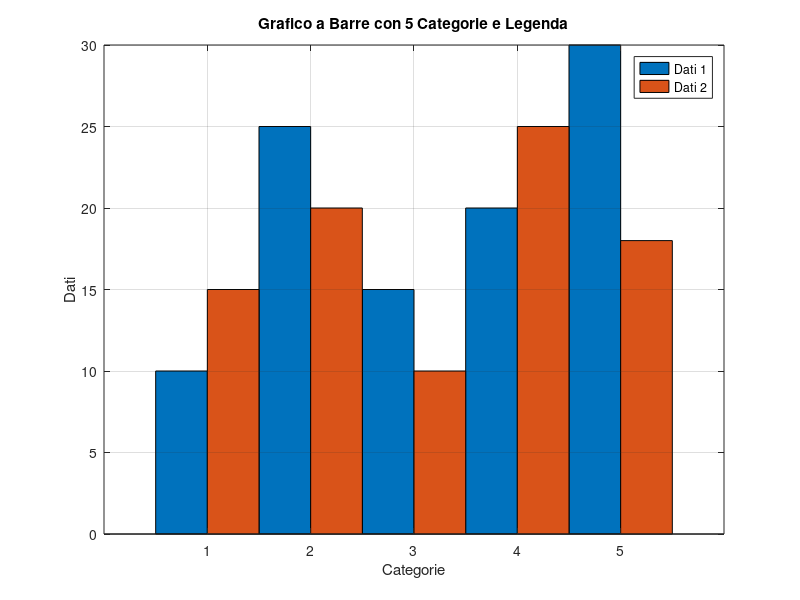

Write MATLAB code to recreate this figure.
% Creazione di dati di esempio per 5 categorie
categorie = {'Categoria 1', 'Categoria 2', 'Categoria 3', 'Categoria 4', 'Categoria 5'};
dati1 = [10, 25, 15, 20, 30];
dati2 = [15, 20, 10, 25, 18];

% Creazione del grafico a barre con 5 categorie senza spazi bianchi
figure;
bar(1:5, [dati1; dati2]', 'grouped', 'BarWidth',1); % Puoi regolare la larghezza a tuo piacimento

% Aggiunta di etichette e titoli
xlabel('Categorie');
ylabel('Dati');
title('Grafico a Barre con 5 Categorie e Legenda');

% Aggiunta della legenda
legend('Dati 1', 'Dati 2');

% Personalizzazione del grafico (opzionale)
grid on;


